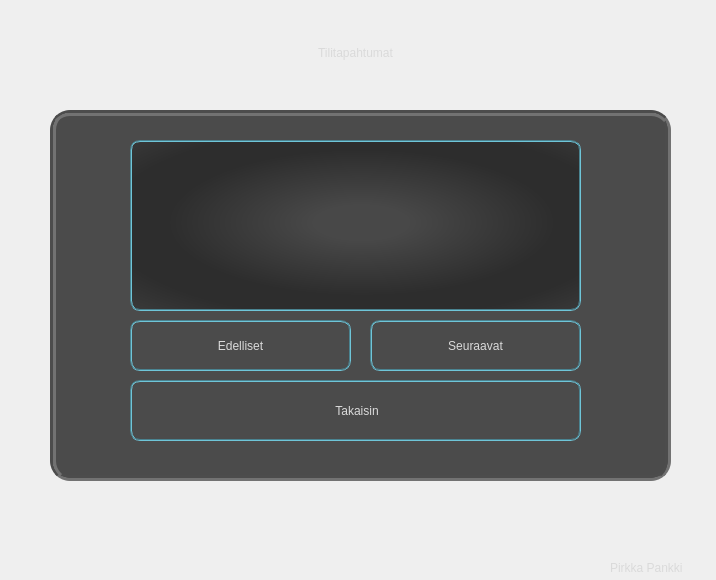
<?xml version="1.0" encoding="UTF-8"?>
<ui version="4.0">
 <class>transactionwindow</class>
 <widget class="QDialog" name="transactionwindow">
  <property name="geometry">
   <rect>
    <x>0</x>
    <y>0</y>
    <width>716</width>
    <height>580</height>
   </rect>
  </property>
  <property name="windowTitle">
   <string>Dialog</string>
  </property>
  <property name="styleSheet">
   <string notr="true">QDialog {	
	background-color: qlineargradient(spread:pad, x1:0, y1:0, x2:1, y2:1, stop:0 rgba(51, 51, 51, 255), stop:				0.525822 rgba(95, 95, 95, 255), stop:1 rgba(58, 58, 58, 255));
}

QFrame {
	background-color: rgb(75, 75, 75);
	border: 6px groove #4c4c4c;
	border-radius: 20px;
}

QTextEdit {
font: 290 12pt &quot;Microsoft YaHei Light&quot;;
	color: #dadada;
border: 2px groove #4a8390;
	border-radius: 10px;
	text-align: justify;
	background-color: qradialgradient(spread:reflect, cx:0.514, cy:0.483, radius:0.5, fx:0.513, fy:0.483318, stop:0.206573 rgba(72, 72, 72, 255), stop:0.86385 rgba(45, 45, 45, 255));
}

QLabel {
	background: transparent;
	border: none;
	font: 290 16pt &quot;Microsoft YaHei Light&quot;;
	color: #dadada;
}

QLabel#label {
qproperty-geometry:rect(80 40 551 26);
}

QPushButton {

	font: 290 16pt &quot;Microsoft YaHei Light&quot;;	
	color: #dadada;
	background-color: qlineargradient(spread:pad, x1:0, y1:0.431818, x2:1, y2:0.409364, stop:0.217877 			rgba(43, 	43, 43, 255), stop:0.50838 rgba(64, 64, 64, 255), stop:0.938547 rgba(37, 37, 37, 255));
	border: 2px groove #4a8390;
	border-radius: 10px;
	padding: 6px;
	text-align: justify;
}

QPushButton:hover {
	background-color: qlineargradient(spread:reflect, x1:0, y1:0, x2:0.488, y2:0, stop:0 rgba(37, 37, 37, 255), 	stop:1 rgba(104, 104, 104, 255));
}

QPushButton:pressed {
	background-color: qlineargradient(spread:reflect, x1:0, y1:0, x2:0.488, y2:0, stop:0 rgba(22, 22, 22, 255), stop:1 rgba(64, 64, 64, 255));
}

QPushButton#btnClose:hover {
color: rgb(247, 95, 97);
}

QLabel#pirkkal {	
	color: #dadada;
	font: 350 10pt &quot;Leelawadee UI Semilight&quot;;
	qproperty-geometry:rect(610 550 101 35);
}</string>
  </property>
  <widget class="QPushButton" name="btnPrevious">
   <property name="geometry">
    <rect>
     <x>130</x>
     <y>320</y>
     <width>221</width>
     <height>51</height>
    </rect>
   </property>
   <property name="text">
    <string>Edelliset</string>
   </property>
  </widget>
  <widget class="QPushButton" name="btnClose">
   <property name="geometry">
    <rect>
     <x>130</x>
     <y>380</y>
     <width>451</width>
     <height>61</height>
    </rect>
   </property>
   <property name="text">
    <string> Takaisin</string>
   </property>
   <property name="icon">
    <iconset resource="gifsANDicons.qrc">
     <normaloff>:/icons/icons/left.png</normaloff>:/icons/icons/left.png</iconset>
   </property>
   <property name="iconSize">
    <size>
     <width>40</width>
     <height>40</height>
    </size>
   </property>
  </widget>
  <widget class="QPushButton" name="btnNext">
   <property name="geometry">
    <rect>
     <x>370</x>
     <y>320</y>
     <width>211</width>
     <height>51</height>
    </rect>
   </property>
   <property name="text">
    <string>Seuraavat</string>
   </property>
  </widget>
  <widget class="QLabel" name="label">
   <property name="geometry">
    <rect>
     <x>80</x>
     <y>40</y>
     <width>551</width>
     <height>26</height>
    </rect>
   </property>
   <property name="text">
    <string>Tilitapahtumat</string>
   </property>
   <property name="alignment">
    <set>Qt::AlignCenter</set>
   </property>
  </widget>
  <widget class="QTextEdit" name="textEdit">
   <property name="geometry">
    <rect>
     <x>130</x>
     <y>140</y>
     <width>451</width>
     <height>171</height>
    </rect>
   </property>
   <property name="readOnly">
    <bool>true</bool>
   </property>
   <property name="html">
    <string>&lt;!DOCTYPE HTML PUBLIC &quot;-//W3C//DTD HTML 4.0//EN&quot; &quot;http://www.w3.org/TR/REC-html40/strict.dtd&quot;&gt;
&lt;html&gt;&lt;head&gt;&lt;meta name=&quot;qrichtext&quot; content=&quot;1&quot; /&gt;&lt;meta charset=&quot;utf-8&quot; /&gt;&lt;style type=&quot;text/css&quot;&gt;
p, li { white-space: pre-wrap; }
hr { height: 1px; border-width: 0; }
li.unchecked::marker { content: &quot;\2610&quot;; }
li.checked::marker { content: &quot;\2612&quot;; }
&lt;/style&gt;&lt;/head&gt;&lt;body style=&quot; font-family:'Microsoft YaHei Light'; font-size:12pt; font-weight:290; font-style:normal;&quot;&gt;
&lt;p style=&quot;-qt-paragraph-type:empty; margin-top:0px; margin-bottom:0px; margin-left:0px; margin-right:0px; -qt-block-indent:0; text-indent:0px;&quot;&gt;&lt;br /&gt;&lt;/p&gt;
&lt;p style=&quot;-qt-paragraph-type:empty; margin-top:0px; margin-bottom:0px; margin-left:0px; margin-right:0px; -qt-block-indent:0; text-indent:0px;&quot;&gt;&lt;br /&gt;&lt;/p&gt;&lt;/body&gt;&lt;/html&gt;</string>
   </property>
  </widget>
  <widget class="QFrame" name="frame">
   <property name="geometry">
    <rect>
     <x>50</x>
     <y>110</y>
     <width>621</width>
     <height>371</height>
    </rect>
   </property>
   <property name="frameShape">
    <enum>QFrame::StyledPanel</enum>
   </property>
   <property name="frameShadow">
    <enum>QFrame::Raised</enum>
   </property>
  </widget>
  <widget class="QLabel" name="pirkkal">
   <property name="geometry">
    <rect>
     <x>610</x>
     <y>550</y>
     <width>101</width>
     <height>35</height>
    </rect>
   </property>
   <property name="text">
    <string>Pirkka Pankki</string>
   </property>
  </widget>
  <zorder>frame</zorder>
  <zorder>btnPrevious</zorder>
  <zorder>btnClose</zorder>
  <zorder>btnNext</zorder>
  <zorder>label</zorder>
  <zorder>textEdit</zorder>
  <zorder>pirkkal</zorder>
 </widget>
 <resources>
  <include location="gifsANDicons.qrc"/>
 </resources>
 <connections/>
</ui>
